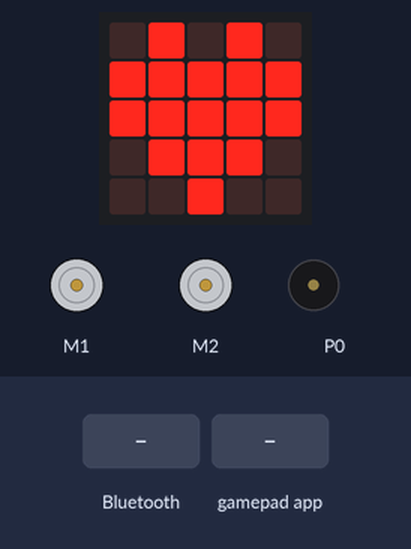
The program below on a simulated BBC micro:bit (MakeCode). Shown: the board's 5×5 LED display, 2 × DC motor (green arrow = forward, orange = backward, longer = faster), buzzer (waves = sounding). The test bench sets the inputs (shaded band).

Above: at 1.8 s.
1.9 s: a phone connects over Bluetooth
At 3.1 s:
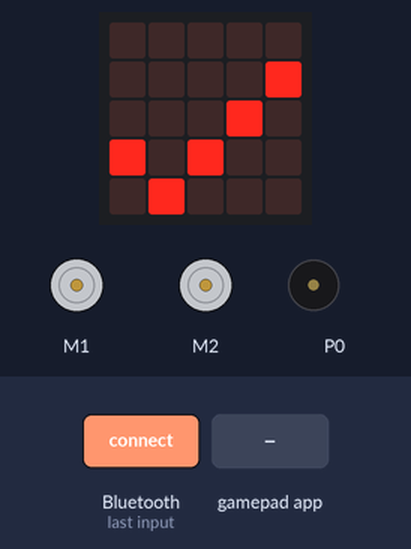
3.4 s: gamepad app sends C_DOWN
At 4.4 s:
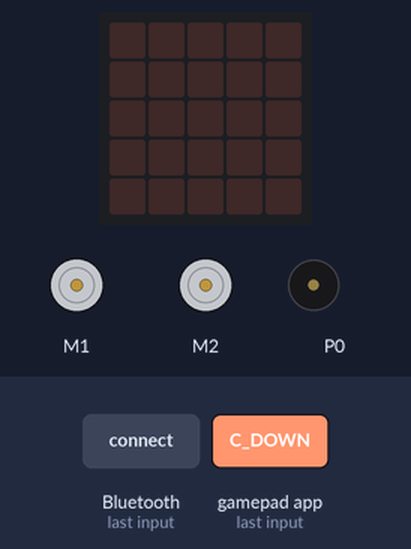
4.9 s: gamepad app sends A_DOWN
At 5.3 s:
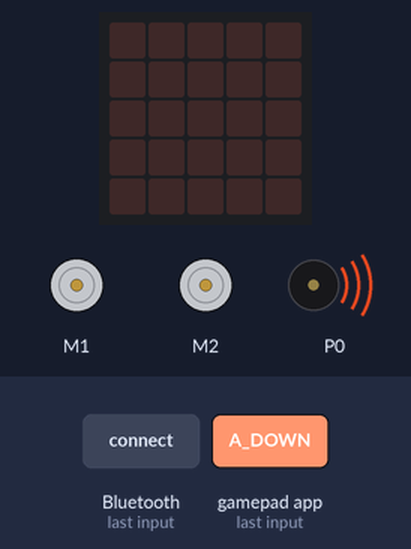
6.9 s: gamepad app sends D_DOWN
8.4 s: gamepad app sends 1_DOWN
At 9.4 s:
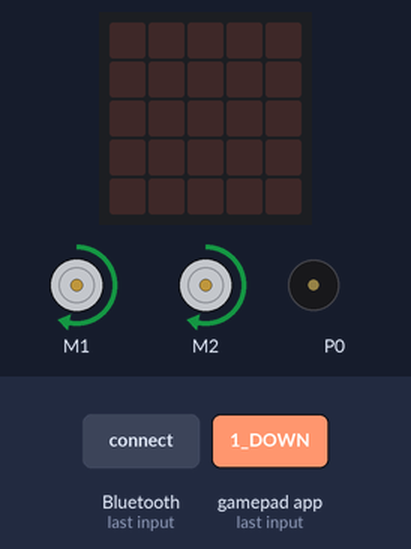
9.9 s: gamepad app sends 2_DOWN
At 10.9 s:
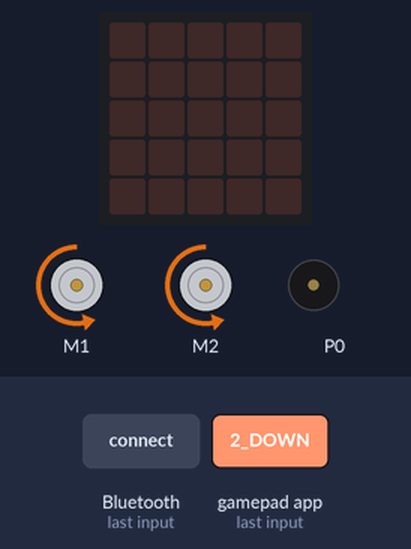
Timing chart, 0 to 12.9 s (numbered marks = the images above; inputs shaded):
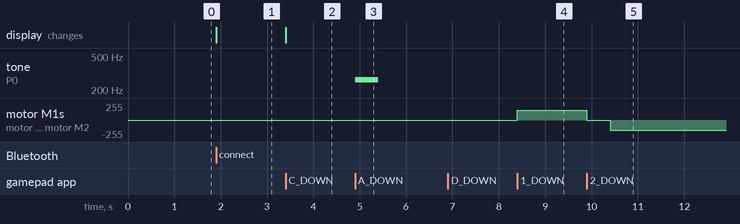

The program:

main.ts
```typescript
bluetooth.onBluetoothConnected(function () {
    basic.showIcon(IconNames.Yes)
})
bluetooth.onBluetoothDisconnected(function () {
    basic.showIcon(IconNames.No)
})
control.onEvent(EventBusSource.MES_DPAD_CONTROLLER_ID, EventBusValue.MICROBIT_EVT_ANY, function () {
    if (control.eventValue() == EventBusValue.MES_DPAD_BUTTON_1_DOWN) {
        maqueen.motorRun(maqueen.Motors.All, maqueen.Dir.CW, 150)
    } else if (control.eventValue() == EventBusValue.MES_DPAD_BUTTON_2_DOWN) {
        maqueen.motorRun(maqueen.Motors.All, maqueen.Dir.CCW, 0)
        basic.pause(500)
        maqueen.motorRun(maqueen.Motors.All, maqueen.Dir.CCW, 150)
    } else if (control.eventValue() == EventBusValue.MES_DPAD_BUTTON_3_DOWN) {
        maqueen.motorRun(maqueen.Motors.M2, maqueen.Dir.CCW, 250)
    } else if (control.eventValue() == EventBusValue.MES_DPAD_BUTTON_4_DOWN) {
        maqueen.motorRun(maqueen.Motors.M1, maqueen.Dir.CCW, 250)
    } else if (control.eventValue() == EventBusValue.MES_DPAD_BUTTON_A_DOWN) {
        music.setVolume(127)
        music.playTone(262, music.beat(BeatFraction.Whole))
    } else if (control.eventValue() == EventBusValue.MES_DPAD_BUTTON_B_DOWN) {
        led.enable(true)
        led.setBrightness(255)
    } else if (control.eventValue() == EventBusValue.MES_DPAD_BUTTON_C_DOWN) {
        led.enable(false)
    } else if (control.eventValue() == EventBusValue.MES_DPAD_BUTTON_D_DOWN) {
        maqueen.motorStop(maqueen.Motors.All)
    }
})
basic.showIcon(IconNames.Heart)
```

test.ts
```typescript
// aquí va el archivo "tests"; esto no se compilará cuando este paquete se utilice como una extensión.
```

Measured:
- after the input at 1.9 s, the display: changes at once (image 1)
- after the input at 3.4 s, the display: changes at once (image 2)
- after the input at 4.9 s, tone on P0: silent → 262 Hz at once, → silent 0.50 s later
- after the input at 8.4 s, motor M1, motor M2: stopped → forward 150/255 at once
- after the input at 9.9 s, motor M1, motor M2: forward 150/255 → stopped at once, → backward 150/255 0.50 s later
